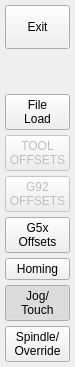
     <widget class="QWidget" name="right_nav_layout" native="true">
      <property name="minimumSize">
       <size>
        <width>75</width>
        <height>0</height>
       </size>
      </property>
      <property name="maximumSize">
       <size>
        <width>75</width>
        <height>16777215</height>
       </size>
      </property>
      <layout class="QVBoxLayout" name="verticalLayout_3">
       <property name="spacing">
        <number>5</number>
       </property>
       <property name="leftMargin">
        <number>5</number>
       </property>
       <property name="topMargin">
        <number>5</number>
       </property>
       <property name="rightMargin">
        <number>5</number>
       </property>
       <property name="bottomMargin">
        <number>5</number>
       </property>
       <item>
        <widget class="QPushButton" name="btnExit">
         <property name="minimumSize">
          <size>
           <width>44</width>
           <height>44</height>
          </size>
         </property>
         <property name="maximumSize">
          <size>
           <width>16777215</width>
           <height>16777215</height>
          </size>
         </property>
         <property name="text">
          <string>Exit</string>
         </property>
         <property name="rightNavBtn" stdset="0">
          <string/>
         </property>
        </widget>
       </item>
       <item>
        <spacer name="verticalSpacer">
         <property name="orientation">
          <enum>Qt::Vertical</enum>
         </property>
         <property name="sizeHint" stdset="0">
          <size>
           <width>20</width>
           <height>40</height>
          </size>
         </property>
        </spacer>
       </item>
       <item>
        <widget class="ActionButton" name="actionbutton_3">
         <property name="text">
          <string>File
Load</string>
         </property>
         <property name="checkable">
          <bool>true</bool>
         </property>
         <property name="autoExclusive">
          <bool>true</bool>
         </property>
         <property name="page" stdset="0">
          <number>7</number>
         </property>
         <property name="rightNavBtn" stdset="0">
          <string/>
         </property>
         <attribute name="buttonGroup">
          <string notr="true">btngrpRightNav</string>
         </attribute>
        </widget>
       </item>
       <item>
        <widget class="ActionButton" name="actionbutton_5">
         <property name="enabled">
          <bool>false</bool>
         </property>
         <property name="text">
          <string>TOOL
OFFSETS</string>
         </property>
         <property name="checkable">
          <bool>true</bool>
         </property>
         <property name="autoExclusive">
          <bool>true</bool>
         </property>
         <property name="page" stdset="0">
          <number>6</number>
         </property>
         <property name="rightNavBtn" stdset="0">
          <string/>
         </property>
         <attribute name="buttonGroup">
          <string notr="true">btngrpRightNav</string>
         </attribute>
        </widget>
       </item>
       <item>
        <widget class="ActionButton" name="actionbutton_7">
         <property name="enabled">
          <bool>false</bool>
         </property>
         <property name="text">
          <string>G92
OFFSETS</string>
         </property>
         <property name="checkable">
          <bool>true</bool>
         </property>
         <property name="autoExclusive">
          <bool>true</bool>
         </property>
         <property name="page" stdset="0">
          <number>5</number>
         </property>
         <property name="rightNavBtn" stdset="0">
          <string/>
         </property>
         <attribute name="buttonGroup">
          <string notr="true">btngrpRightNav</string>
         </attribute>
        </widget>
       </item>
       <item>
        <widget class="ActionButton" name="actionbutton_8">
         <property name="text">
          <string>G5x
Offsets</string>
         </property>
         <property name="checkable">
          <bool>true</bool>
         </property>
         <property name="autoExclusive">
          <bool>true</bool>
         </property>
         <property name="page" stdset="0">
          <number>4</number>
         </property>
         <property name="rightNavBtn" stdset="0">
          <string/>
         </property>
         <attribute name="buttonGroup">
          <string notr="true">btngrpRightNav</string>
         </attribute>
        </widget>
       </item>
       <item>
        <widget class="ActionButton" name="actionbutton_6">
         <property name="text">
          <string>Homing</string>
         </property>
         <property name="checkable">
          <bool>true</bool>
         </property>
         <property name="checked">
          <bool>false</bool>
         </property>
         <property name="autoExclusive">
          <bool>true</bool>
         </property>
         <property name="page" stdset="0">
          <number>3</number>
         </property>
         <property name="rightNavBtn" stdset="0">
          <string/>
         </property>
         <attribute name="buttonGroup">
          <string notr="true">btngrpRightNav</string>
         </attribute>
        </widget>
       </item>
       <item>
        <widget class="ActionButton" name="btnManual">
         <property name="text">
          <string>Jog/
Touch</string>
         </property>
         <property name="checkable">
          <bool>true</bool>
         </property>
         <property name="checked">
          <bool>true</bool>
         </property>
         <property name="autoExclusive">
          <bool>true</bool>
         </property>
         <property name="page" stdset="0">
          <number>2</number>
         </property>
         <property name="rightNavBtn" stdset="0">
          <string/>
         </property>
         <attribute name="buttonGroup">
          <string notr="true">btngrpRightNav</string>
         </attribute>
        </widget>
       </item>
       <item>
        <widget class="ActionButton" name="btnModesDro">
         <property name="text">
          <string>Spindle/
Override</string>
         </property>
         <property name="checkable">
          <bool>true</bool>
         </property>
         <property name="autoExclusive">
          <bool>true</bool>
         </property>
         <property name="page" stdset="0">
          <number>0</number>
         </property>
         <property name="rightNavBtn" stdset="0">
          <string/>
         </property>
         <attribute name="buttonGroup">
          <string notr="true">btngrpRightNav</string>
         </attribute>
        </widget>
       </item>
      </layout>
     </widget>
